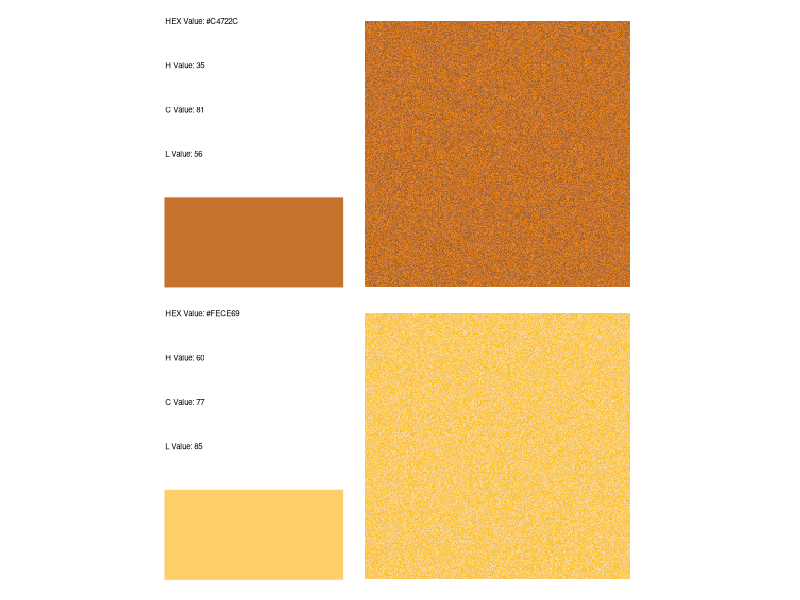
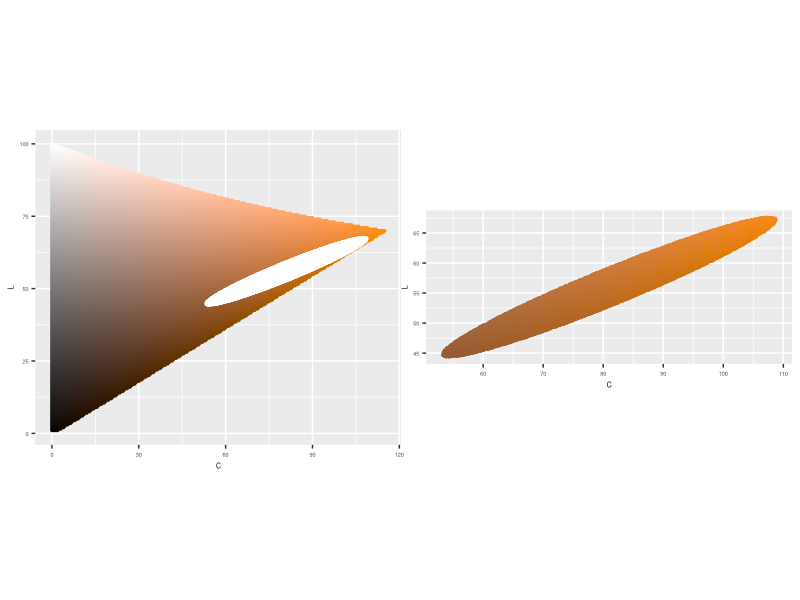
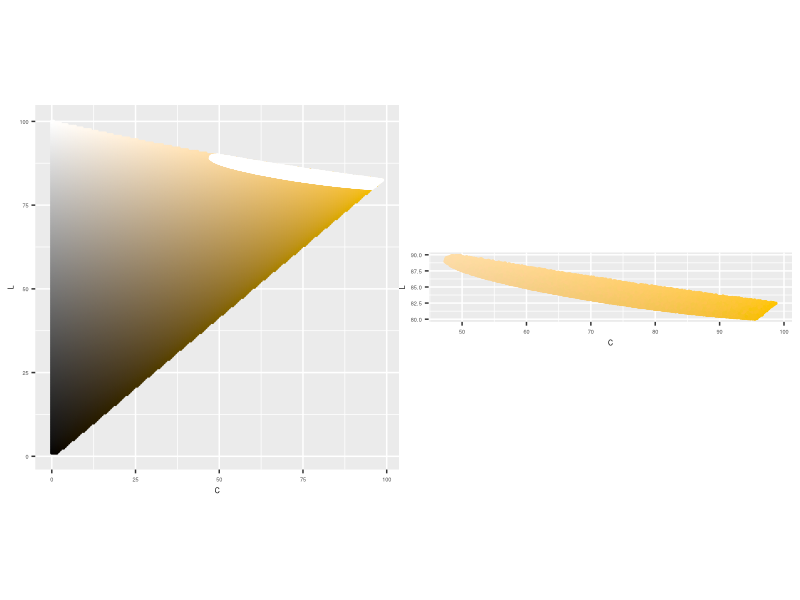
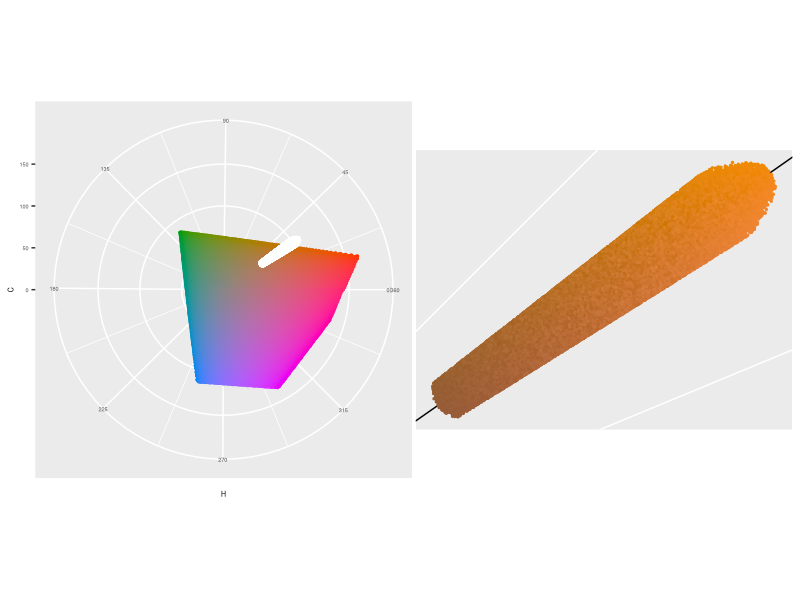
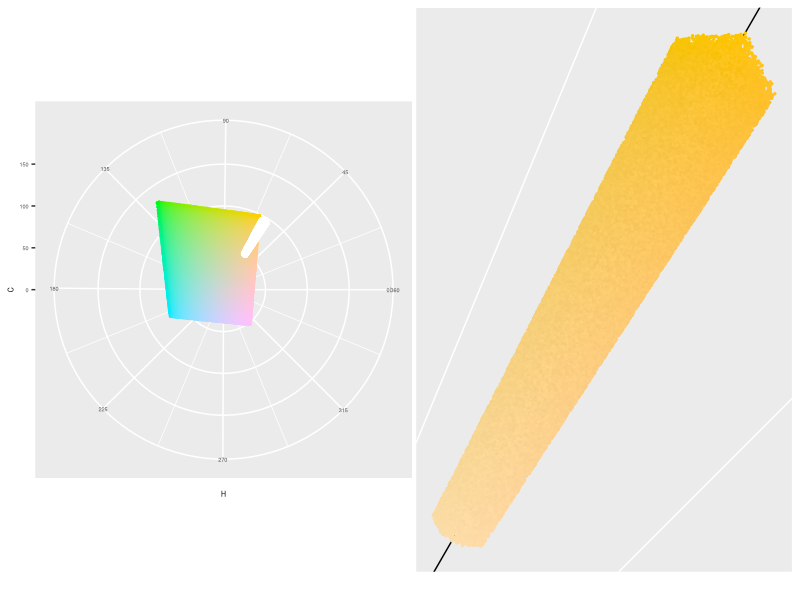
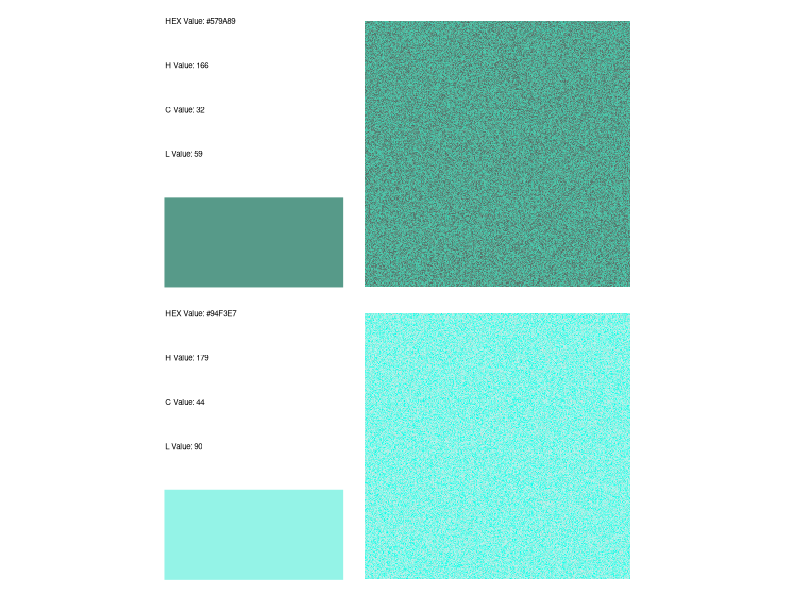
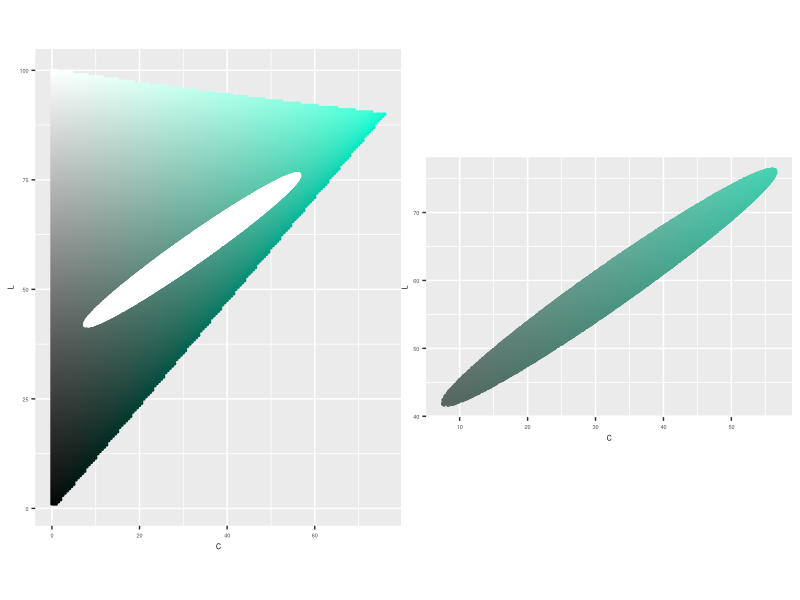
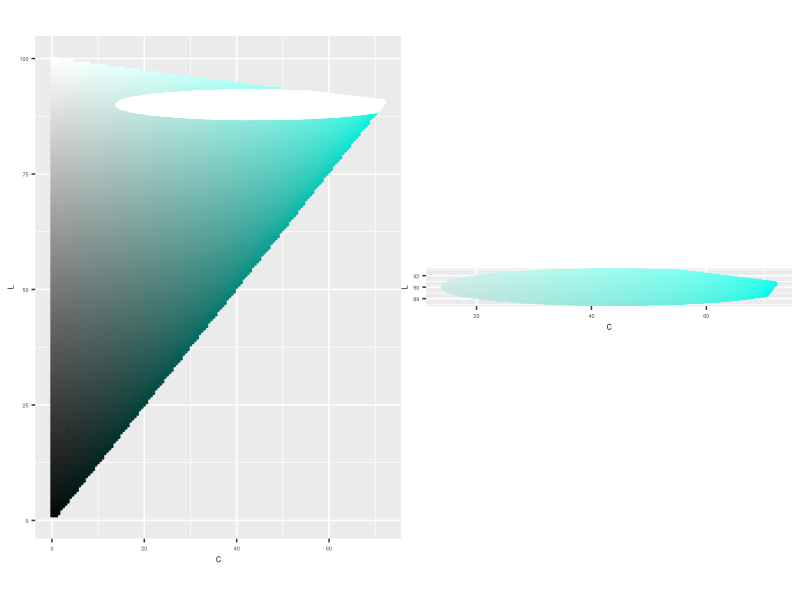

These charts were generated, in order, by the following R code: (Note: a time limit stopped this script after it produced the figures.)
##---------
# Libraries
##---------
library(tidyverse)
library(patchwork)
library(colorspace)

##---------
# Functions
##---------

# Basics ----
graph_info <- function(H_point, C_point, L_point) {
  color_hex <- hcl(H_point, 
                   C_point,
                   L_point,
                   fixup = FALSE)
  
  ggplot() +
    geom_rect(aes(xmin = 0, xmax = 1,
                  ymin = 0, ymax = .5), col = color_hex, fill = color_hex) +
    geom_text(data = data.frame(x = 0,
                                y = seq(1.5, .75, -.25),
                                label = c(paste("HEX Value:", color_hex), 
                                          paste("H Value:", H_point),
                                          paste("C Value:", C_point),
                                          paste("L Value:", L_point))),
              aes(x, y, label = label), hjust = 0, size = 2) +
    coord_equal() +
    theme_void()
}

graph_sample <- function(color_points) {
  ggplot(data = color_points,
         aes(x = row_value,
             y = col_value,
             fill = color_value)) +
    geom_tile() +
    coord_equal() +
    scale_fill_identity() +
    theme_void()
}

# C L plane ----
get_C_L_plane <- function(H_point) {
  expand_grid(H = H_point,
              C = seq(0, 180, .5),
              L = seq(1, 100, .5)) %>%
    mutate(color_value = hcl(H, C, L, fixup = FALSE)) %>%
    filter(!is.na(color_value))
}

graph_C_L_plane <- function(C_L_plane, color_points) {
  ggplot() +
    geom_point(data = C_L_plane,
               aes(C, L, color = color_value, fill = color_value), size = .5) +
    geom_point(data = color_points,
               aes(C, L, color = "white", fill = "white"), size = .5) +
    scale_x_continuous(labels = abs) +
    scale_color_identity() +
    scale_fill_identity() +
    coord_equal() +
    theme(text = element_text(size = 5),
          plot.margin = unit(c(0, 0, 0, 0), "null"))
}

graph_C_L <- function(color_points) {
  ggplot(data = color_points, aes(C, L, 
                                  col = color_value, fill = color_value)) +
    geom_point(size = .5) +
    scale_color_identity() +
    scale_fill_identity() +
    coord_equal() +
    theme(text = element_text(size = 5),
          plot.margin = unit(c(0, 0, 0, 0), "null"))
}

# H C plane ----
get_H_C_plane <- function(L_point){
  expand_grid(H = seq(1, 360, 1),
              C = seq(0, 180, .5),
              L = L_point) %>%
    mutate(color_value = hcl(H, C, L, fixup = FALSE)) %>%
    filter(!is.na(color_value))
}

graph_H_C_plane <- function(H_C_plane, color_points) {
  ggplot() +
    geom_point(data = H_C_plane,
               aes(H, C, color = color_value, fill = color_value), size = .5) +
    geom_point(data = color_points,
               aes(H, C, color = "white", fill = "white"), size = .5) +
    scale_color_identity() +
    scale_fill_identity() +
    scale_x_continuous(breaks = seq(45, 360, 45),
                       minor_breaks = seq(0, 315, 45) + 45/2,
                       labels = c('45', '90', '135', '180', 
                                  '225', '270', '315', '0|360')) +
    scale_y_continuous(limits = c(0, 180)) +
    coord_polar(start = 270 * pi / 180,
                direction = -1) +
    theme(text = element_text(size = 5),
          plot.margin = unit(c(0, 0, 0, 0), "null"))
}

graph_x_y <- function(color_points, H_point) {
  ggplot(data = color_points, aes(x, y, 
                                  col = color_value, fill = color_value)) +
    geom_abline(slope = c(tan(-67.5 * pi/180), 
                          tan(-45 * pi/180), 
                          tan(-22.5 * pi/180),
                          0, 100000,
                          tan(22.5 * pi/180), 
                          tan(45 * pi/180), 
                          tan(67.5 * pi/180)), 
                intercept = 0,
                color = "white") +
    geom_abline(slope = tan(H_point * pi/180), 
                intercept = 0,
                color = "black") +
    geom_point(size = .5) +
    scale_color_identity() +
    scale_fill_identity() +
    coord_equal() +
    theme(text = element_text(size = 5),
          plot.margin = unit(c(0, 0, 0, 0), "null"),
          axis.line=element_blank(), axis.text.x=element_blank(),
          axis.text.y=element_blank(), axis.ticks=element_blank(),
          axis.title.x=element_blank(), axis.title.y=element_blank(),
          panel.grid.major=element_blank(), panel.grid.minor=element_blank())
}

# Sample points ----
get_color_points <- function(n_points, oversample,
                             H_point, C_point, L_point,
                             theta_radius, other_C_L_radius, 
                             perpendicular_C_L_radius,
                             tilt_theta, H_bound) {
  data.frame(x = rnorm(n = n_points * oversample), # over sample in case some points fail
             y = rnorm(n = n_points * oversample),
             z = rnorm(n = n_points * oversample),
             U = runif(n = n_points * oversample)^(1/3)) %>%
    mutate(normalize = sqrt(x^2 + y^2 + z^2)) %>%
    mutate(x = x * U / normalize,
           y = y * U / normalize,
           z = z * U / normalize) %>%
    select(-U, -normalize) %>% # have random points in a sphere here
    mutate(x = x * theta_radius, # stretch
           y = y * other_C_L_radius,
           z = z * perpendicular_C_L_radius) %>%
    mutate(z_tilt = z * cos(tilt_theta) + x * sin(tilt_theta), # tilt
           x_tilt = z * -sin(tilt_theta) + x * cos(tilt_theta)) %>%
    mutate(x = x_tilt,
           z = z_tilt) %>%
    select(-x_tilt, -z_tilt) %>%
    mutate(x_turn = x * cos(H_point * pi/180) - y * sin(H_point * pi/180), # rotate
           y_turn = x * sin(H_point * pi/180) + y * cos(H_point * pi/180)) %>%
    mutate(x = x_turn,
           y = y_turn) %>%
    select(-x_turn, -y_turn) %>%
    mutate(x = x + C_point * cos(H_point * pi/180), # move
           y = y + C_point * sin(H_point * pi/180),
           z = z + L_point) %>%
    mutate(H = (atan2(y, x) * 180/pi) %% 360,
           C = sqrt(x^2 + y^2),
           L = z) %>%
    filter(L >= 0 & L <= 100 & C >= 0) %>%
    mutate(color_value = hcl(H, C, L, fixup = FALSE)) %>%
    filter(!is.na(color_value)) %>% # check if exists
    mutate(H_diff = (180 - abs(abs(H - H_point) - 180)) * 
             sign(180 - abs(H - H_point)) * sign(H - H_point)) %>% # H diff, check if crosses 360
    filter(abs(H_diff) <= H_bound) %>% # check in H bound
    filter(!is.na(hcl(H_point - H_diff, C, L, fixup = FALSE))) %>% # symmetric
    select(!H_diff) %>%
    sample_n(n_points) %>% # sample down to desired amount
    mutate(row_value = sample(row_number(), n()),
           col_value = ceiling(row_value / sqrt(n_points))) %>%
    mutate(row_value = (row_value %% sqrt(n_points)) + 1)
}

##---------
# Variables
##---------

n_points <- 250^2

# Radii are in relation to the H C plane
theta_radius <- 30 # Radius for direction for theta, on the C-L plane
perpendicular_C_L_radius <- 3 # Radius perpendicular to other ones, roughly goes with H
other_C_L_radius <- 10 # Radius for other C-L vector

H_bound <- 3 # Bound on H

H_points <- c(35, # Dark Orange - Yellow
              60, # Bright Yellow - Orange
              166, # Dark Green - Blue
              179, # Bright Blue - Green
              316, # Dark Purple - Red
              331) # Bright Red - Purple

C_points <- c(81, # Dark Orange - Yellow
              77, # Bright Yellow - Orange
              32, # Dark Green - Blue # A little darker
              44, # Bright Blue - Green
              57, # Dark Purple - Red
              70) # Bright Red - Purple

L_points <- c(56, # Dark Orange - Yellow
              85, # Bright Yellow - Orange
              59, # Dark Green - Blue
              90, # Bright Blue - Green
              38, # Dark Purple - Red
              69) # Bright Red - Purple

max_chromas <- map(H_points, function(h) max_chroma(h, l = seq(1, 100, .5)))

tilt_thetas <- pmap(list(max_chromas, C_points, L_points),
                    function(mc, c, l) {
                      atan2(seq(1, 100, .5)[max(mc) == mc] - l,
                            max(mc) - c) })

color_points <- pmap(list(rep(250^2, 6),
                          rep(10, 6),
                          H_points, 
                          C_points,
                          L_points,
                          rep(theta_radius, 6),
                          rep(other_C_L_radius, 6),
                          rep(perpendicular_C_L_radius, 6),
                          tilt_thetas,
                          rep(H_bound, 6)),
                     get_color_points )

color_hexes <- hcl(H_points, 
                 C_points,
                 L_points,
                 fixup = FALSE)

C_L_planes <- map(H_points, get_C_L_plane)
H_C_planes <- map(L_points, get_H_C_plane)

## 1, 2
p1 <- graph_info(H_points[1], C_points[1], L_points[1])
p2 <- graph_sample(color_points[[1]])
p3 <- graph_info(H_points[2], C_points[2], L_points[2])
p4 <- graph_sample(color_points[[2]])
(p1 + p2) / (p3 + p4)
ggsave(here::here("output", "bertrand_colors", "1_2_info.jpeg"), 
       width = 2.5, height = 3.5)

p1 <- graph_C_L_plane(C_L_planes[[1]], color_points[[1]])
p2 <- graph_C_L(color_points[[1]])
p3 <- graph_C_L_plane(C_L_planes[[2]], color_points[[2]])
p4 <- graph_C_L(color_points[[2]])
p1 + p2 + plot_layout(widths = c(1, 1))
ggsave(here::here("output", "bertrand_colors", "1_c_l.jpeg"), 
       width = 2.5, height = 1)
p3 + p4 + plot_layout(widths = c(1, 1))
ggsave(here::here("output", "bertrand_colors", "2_c_l.jpeg"), 
       width = 2.5, height = 1)

p1 <- graph_H_C_plane(H_C_planes[[1]], color_points[[1]])
p2 <- graph_x_y(color_points[[1]], H_points[[1]])
p3 <- graph_H_C_plane(H_C_planes[[2]], color_points[[2]])
p4 <- graph_x_y(color_points[[2]], H_points[[2]])
p1 + p2 + plot_layout(widths = c(1, 1))
ggsave(here::here("output", "bertrand_colors", "1_h_c.jpeg"), 
       width = 2.5, height = 1.25)
p3 + p4 + plot_layout(widths = c(1, 1))
ggsave(here::here("output", "bertrand_colors", "2_h_c.jpeg"), 
       width = 2.5, height = 1.25)

## 3, 4
p1 <- graph_info(H_points[3], C_points[3], L_points[3])
p2 <- graph_sample(color_points[[3]])
p3 <- graph_info(H_points[4], C_points[4], L_points[4])
p4 <- graph_sample(color_points[[4]])
(p1 + p2) / (p3 + p4)
ggsave(here::here("output", "bertrand_colors", "3_4_info.jpeg"), 
       width = 2.5, height = 3.5)

p1 <- graph_C_L_plane(C_L_planes[[3]], color_points[[3]])
p2 <- graph_C_L(color_points[[3]])
p3 <- graph_C_L_plane(C_L_planes[[4]], color_points[[4]])
p4 <- graph_C_L(color_points[[4]])
p1 + p2 + plot_layout(widths = c(1, 1))
ggsave(here::here("output", "bertrand_colors", "3_c_l.jpeg"), 
       width = 2.5, height = 1)
p3 + p4 + plot_layout(widths = c(1, 1))
ggsave(here::here("output", "bertrand_colors", "4_c_l.jpeg"), 
       width = 2.5, height = 1)

p1 <- graph_H_C_plane(H_C_planes[[3]], color_points[[3]])
p2 <- graph_x_y(color_points[[3]], H_points[[3]])
p3 <- graph_H_C_plane(H_C_planes[[4]], color_points[[4]])
p4 <- graph_x_y(color_points[[4]], H_points[[4]])
p1 + p2 + plot_layout(widths = c(1, 1))
ggsave(here::here("output", "bertrand_colors", "3_h_c.jpeg"), 
       width = 2.5, height = 1.25)
p3 + p4 + plot_layout(widths = c(1, 1))
ggsave(here::here("output", "bertrand_colors", "4_h_c.jpeg"), 
       width = 2.5, height = 1.25)

## 5, 6
p1 <- graph_info(H_points[5], C_points[5], L_points[5])
p2 <- graph_sample(color_points[[5]])
p3 <- graph_info(H_points[6], C_points[6], L_points[6])
p4 <- graph_sample(color_points[[6]])
(p1 + p2) / (p3 + p4)
ggsave(here::here("output", "bertrand_colors", "5_6_info.jpeg"), 
       width = 2.5, height = 3.5)

p1 <- graph_C_L_plane(C_L_planes[[5]], color_points[[5]])
p2 <- graph_C_L(color_points[[5]])
p3 <- graph_C_L_plane(C_L_planes[[6]], color_points[[6]])
p4 <- graph_C_L(color_points[[6]])
p1 + p2 + plot_layout(widths = c(1, 1))
ggsave(here::here("output", "bertrand_colors", "5_c_l.jpeg"), 
       width = 2.5, height = 1)
p3 + p4 + plot_layout(widths = c(1, 1))
ggsave(here::here("output", "bertrand_colors", "6_c_l.jpeg"), 
       width = 2.5, height = 1)

p1 <- graph_H_C_plane(H_C_planes[[5]], color_points[[5]])
p2 <- graph_x_y(color_points[[5]], H_points[[5]])
p3 <- graph_H_C_plane(H_C_planes[[6]], color_points[[6]])
p4 <- graph_x_y(color_points[[6]], H_points[[6]])
p1 + p2 + plot_layout(widths = c(1, 1))
ggsave(here::here("output", "bertrand_colors", "5_h_c.jpeg"), 
       width = 2.5, height = 1.25)
p3 + p4 + plot_layout(widths = c(1, 1))
ggsave(here::here("output", "bertrand_colors", "6_h_c.jpeg"), 
       width = 2.5, height = 1.25)
